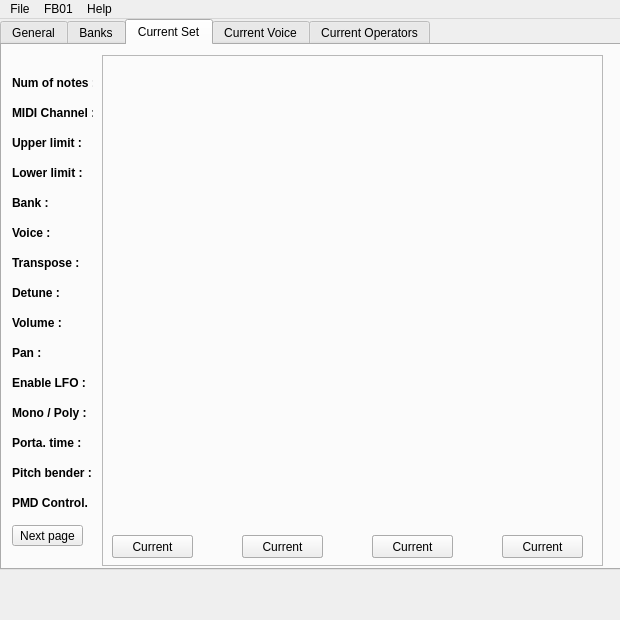
<?xml version="1.0" encoding="UTF-8"?>
<ui version="4.0">
 <class>MainWindow</class>
 <widget class="QMainWindow" name="MainWindow">
  <property name="geometry">
   <rect>
    <x>0</x>
    <y>0</y>
    <width>620</width>
    <height>620</height>
   </rect>
  </property>
  <property name="maximumSize">
   <size>
    <width>620</width>
    <height>620</height>
   </size>
  </property>
  <property name="windowTitle">
   <string>FB01 : Sound Editor</string>
  </property>
  <widget class="QWidget" name="centralWidget">
   <property name="sizePolicy">
    <sizepolicy hsizetype="Expanding" vsizetype="Expanding">
     <horstretch>1</horstretch>
     <verstretch>1</verstretch>
    </sizepolicy>
   </property>
   <property name="maximumSize">
    <size>
     <width>620</width>
     <height>620</height>
    </size>
   </property>
   <widget class="QTabWidget" name="tabWidget">
    <property name="geometry">
     <rect>
      <x>0</x>
      <y>0</y>
      <width>641</width>
      <height>551</height>
     </rect>
    </property>
    <property name="sizePolicy">
     <sizepolicy hsizetype="Expanding" vsizetype="Expanding">
      <horstretch>0</horstretch>
      <verstretch>0</verstretch>
     </sizepolicy>
    </property>
    <property name="maximumSize">
     <size>
      <width>65535</width>
      <height>65535</height>
     </size>
    </property>
    <property name="autoFillBackground">
     <bool>false</bool>
    </property>
    <property name="currentIndex">
     <number>2</number>
    </property>
    <widget class="QWidget" name="tab_general">
     <property name="enabled">
      <bool>true</bool>
     </property>
     <attribute name="title">
      <string>General</string>
     </attribute>
     <widget class="QGroupBox" name="grpBox_MIDI">
      <property name="geometry">
       <rect>
        <x>20</x>
        <y>50</y>
        <width>321</width>
        <height>111</height>
       </rect>
      </property>
      <property name="title">
       <string>MIDI Ports</string>
      </property>
      <widget class="QComboBox" name="cmbBox_MIDIIn">
       <property name="geometry">
        <rect>
         <x>50</x>
         <y>21</y>
         <width>261</width>
         <height>21</height>
        </rect>
       </property>
       <property name="maxVisibleItems">
        <number>15</number>
       </property>
       <property name="frame">
        <bool>true</bool>
       </property>
      </widget>
      <widget class="QComboBox" name="cmbBox_MIDIOut">
       <property name="geometry">
        <rect>
         <x>50</x>
         <y>50</y>
         <width>261</width>
         <height>21</height>
        </rect>
       </property>
       <property name="maxVisibleItems">
        <number>15</number>
       </property>
       <property name="frame">
        <bool>true</bool>
       </property>
      </widget>
      <widget class="QPushButton" name="pshBut_refresh_midi">
       <property name="geometry">
        <rect>
         <x>10</x>
         <y>80</y>
         <width>75</width>
         <height>23</height>
        </rect>
       </property>
       <property name="text">
        <string>Refresh</string>
       </property>
      </widget>
      <widget class="QSpinBox" name="spnBox_syschan">
       <property name="geometry">
        <rect>
         <x>230</x>
         <y>80</y>
         <width>81</width>
         <height>22</height>
        </rect>
       </property>
       <property name="minimum">
        <number>1</number>
       </property>
       <property name="maximum">
        <number>16</number>
       </property>
       <property name="value">
        <number>1</number>
       </property>
      </widget>
      <widget class="QLabel" name="lbl_syschan">
       <property name="geometry">
        <rect>
         <x>120</x>
         <y>80</y>
         <width>101</width>
         <height>20</height>
        </rect>
       </property>
       <property name="font">
        <font>
         <weight>75</weight>
         <bold>true</bold>
        </font>
       </property>
       <property name="text">
        <string>System channel :</string>
       </property>
      </widget>
      <widget class="QLabel" name="lbl_MIDIIn">
       <property name="geometry">
        <rect>
         <x>10</x>
         <y>22</y>
         <width>21</width>
         <height>16</height>
        </rect>
       </property>
       <property name="font">
        <font>
         <weight>75</weight>
         <bold>true</bold>
        </font>
       </property>
       <property name="text">
        <string>IN :</string>
       </property>
      </widget>
      <widget class="QLabel" name="lbl_MIDIIn_2">
       <property name="geometry">
        <rect>
         <x>10</x>
         <y>52</y>
         <width>31</width>
         <height>16</height>
        </rect>
       </property>
       <property name="font">
        <font>
         <weight>75</weight>
         <bold>true</bold>
        </font>
       </property>
       <property name="text">
        <string>OUT :</string>
       </property>
      </widget>
     </widget>
     <widget class="QGroupBox" name="grpBox_config">
      <property name="geometry">
       <rect>
        <x>360</x>
        <y>20</y>
        <width>231</width>
        <height>171</height>
       </rect>
      </property>
      <property name="title">
       <string>Configuration</string>
      </property>
      <widget class="QLabel" name="lbl_combine">
       <property name="geometry">
        <rect>
         <x>10</x>
         <y>20</y>
         <width>101</width>
         <height>16</height>
        </rect>
       </property>
       <property name="font">
        <font>
         <weight>75</weight>
         <bold>true</bold>
        </font>
       </property>
       <property name="text">
        <string>Combine mode :</string>
       </property>
      </widget>
      <widget class="QLabel" name="lbl_reception">
       <property name="geometry">
        <rect>
         <x>10</x>
         <y>50</y>
         <width>101</width>
         <height>16</height>
        </rect>
       </property>
       <property name="font">
        <font>
         <weight>75</weight>
         <bold>true</bold>
        </font>
       </property>
       <property name="text">
        <string>Reception mode :</string>
       </property>
      </widget>
      <widget class="QComboBox" name="cmbBox_reception">
       <property name="geometry">
        <rect>
         <x>140</x>
         <y>50</y>
         <width>81</width>
         <height>22</height>
        </rect>
       </property>
       <item>
        <property name="text">
         <string>All</string>
        </property>
       </item>
       <item>
        <property name="text">
         <string>Even</string>
        </property>
       </item>
       <item>
        <property name="text">
         <string>Odd</string>
        </property>
       </item>
      </widget>
      <widget class="QPushButton" name="pshBut_combine">
       <property name="geometry">
        <rect>
         <x>140</x>
         <y>20</y>
         <width>81</width>
         <height>21</height>
        </rect>
       </property>
       <property name="text">
        <string>Enable</string>
       </property>
       <property name="checkable">
        <bool>true</bool>
       </property>
      </widget>
      <widget class="QPushButton" name="pshBut_memory">
       <property name="geometry">
        <rect>
         <x>140</x>
         <y>80</y>
         <width>81</width>
         <height>21</height>
        </rect>
       </property>
       <property name="text">
        <string>Enable</string>
       </property>
       <property name="checkable">
        <bool>true</bool>
       </property>
      </widget>
      <widget class="QLabel" name="lbl_memory">
       <property name="geometry">
        <rect>
         <x>10</x>
         <y>80</y>
         <width>101</width>
         <height>21</height>
        </rect>
       </property>
       <property name="font">
        <font>
         <weight>75</weight>
         <bold>true</bold>
        </font>
       </property>
       <property name="text">
        <string>Memory protect :</string>
       </property>
      </widget>
      <widget class="QSpinBox" name="spnBox_confnum">
       <property name="geometry">
        <rect>
         <x>140</x>
         <y>110</y>
         <width>81</width>
         <height>22</height>
        </rect>
       </property>
       <property name="minimum">
        <number>0</number>
       </property>
       <property name="maximum">
        <number>19</number>
       </property>
       <property name="value">
        <number>0</number>
       </property>
      </widget>
      <widget class="QLabel" name="lbl_confnum">
       <property name="geometry">
        <rect>
         <x>10</x>
         <y>110</y>
         <width>101</width>
         <height>20</height>
        </rect>
       </property>
       <property name="font">
        <font>
         <weight>75</weight>
         <bold>true</bold>
        </font>
       </property>
       <property name="text">
        <string>Config. number :</string>
       </property>
      </widget>
      <widget class="QLabel" name="lbl_mastvol">
       <property name="geometry">
        <rect>
         <x>10</x>
         <y>140</y>
         <width>101</width>
         <height>20</height>
        </rect>
       </property>
       <property name="font">
        <font>
         <weight>75</weight>
         <bold>true</bold>
        </font>
       </property>
       <property name="text">
        <string>Master volume :</string>
       </property>
      </widget>
      <widget class="QSlider" name="hzSlider_mastvol">
       <property name="geometry">
        <rect>
         <x>140</x>
         <y>140</y>
         <width>81</width>
         <height>21</height>
        </rect>
       </property>
       <property name="maximum">
        <number>127</number>
       </property>
       <property name="orientation">
        <enum>Qt::Horizontal</enum>
       </property>
      </widget>
     </widget>
    </widget>
    <widget class="QWidget" name="tab_banks">
     <attribute name="title">
      <string>Banks</string>
     </attribute>
     <widget class="QTableView" name="tabView_bank">
      <property name="geometry">
       <rect>
        <x>10</x>
        <y>10</y>
        <width>601</width>
        <height>471</height>
       </rect>
      </property>
      <property name="verticalScrollBarPolicy">
       <enum>Qt::ScrollBarAlwaysOn</enum>
      </property>
      <property name="horizontalScrollBarPolicy">
       <enum>Qt::ScrollBarAlwaysOn</enum>
      </property>
      <property name="selectionMode">
       <enum>QAbstractItemView::SingleSelection</enum>
      </property>
     </widget>
     <widget class="QPushButton" name="pshBut_refresh_bank">
      <property name="geometry">
       <rect>
        <x>10</x>
        <y>490</y>
        <width>75</width>
        <height>23</height>
       </rect>
      </property>
      <property name="text">
       <string>Refresh</string>
      </property>
     </widget>
     <widget class="QPushButton" name="pshBut_bybank">
      <property name="geometry">
       <rect>
        <x>350</x>
        <y>490</y>
        <width>75</width>
        <height>23</height>
       </rect>
      </property>
      <property name="text">
       <string>Bank</string>
      </property>
      <property name="checkable">
       <bool>true</bool>
      </property>
     </widget>
     <widget class="QLabel" name="label_sort">
      <property name="geometry">
       <rect>
        <x>290</x>
        <y>494</y>
        <width>46</width>
        <height>14</height>
       </rect>
      </property>
      <property name="font">
       <font>
        <weight>75</weight>
        <bold>true</bold>
       </font>
      </property>
      <property name="text">
       <string>Sort by :</string>
      </property>
     </widget>
     <widget class="QPushButton" name="pshBut_bypatch">
      <property name="geometry">
       <rect>
        <x>440</x>
        <y>490</y>
        <width>71</width>
        <height>23</height>
       </rect>
      </property>
      <property name="text">
       <string>Patch</string>
      </property>
      <property name="checkable">
       <bool>true</bool>
      </property>
     </widget>
     <widget class="QPushButton" name="pshBut_bystyle">
      <property name="geometry">
       <rect>
        <x>530</x>
        <y>490</y>
        <width>75</width>
        <height>23</height>
       </rect>
      </property>
      <property name="text">
       <string>Style</string>
      </property>
      <property name="checkable">
       <bool>true</bool>
      </property>
     </widget>
    </widget>
    <widget class="QWidget" name="tab_set">
     <attribute name="title">
      <string>Current Set</string>
     </attribute>
     <widget class="QLabel" name="lbl_notes">
      <property name="geometry">
       <rect>
        <x>10</x>
        <y>30</y>
        <width>81</width>
        <height>16</height>
       </rect>
      </property>
      <property name="font">
       <font>
        <weight>75</weight>
        <bold>true</bold>
       </font>
      </property>
      <property name="text">
       <string>Num of notes :</string>
      </property>
     </widget>
     <widget class="QLabel" name="lbl_midichan">
      <property name="geometry">
       <rect>
        <x>10</x>
        <y>60</y>
        <width>81</width>
        <height>16</height>
       </rect>
      </property>
      <property name="font">
       <font>
        <weight>75</weight>
        <bold>true</bold>
       </font>
      </property>
      <property name="text">
       <string>MIDI Channel :</string>
      </property>
     </widget>
     <widget class="QLabel" name="lbl_upper">
      <property name="geometry">
       <rect>
        <x>10</x>
        <y>90</y>
        <width>81</width>
        <height>16</height>
       </rect>
      </property>
      <property name="font">
       <font>
        <weight>75</weight>
        <bold>true</bold>
       </font>
      </property>
      <property name="text">
       <string>Upper limit :</string>
      </property>
     </widget>
     <widget class="QLabel" name="lbl_lower">
      <property name="geometry">
       <rect>
        <x>10</x>
        <y>120</y>
        <width>81</width>
        <height>16</height>
       </rect>
      </property>
      <property name="font">
       <font>
        <weight>75</weight>
        <bold>true</bold>
       </font>
      </property>
      <property name="text">
       <string>Lower limit :</string>
      </property>
     </widget>
     <widget class="QLabel" name="lbl_bank">
      <property name="geometry">
       <rect>
        <x>10</x>
        <y>150</y>
        <width>81</width>
        <height>16</height>
       </rect>
      </property>
      <property name="font">
       <font>
        <weight>75</weight>
        <bold>true</bold>
       </font>
      </property>
      <property name="text">
       <string>Bank :</string>
      </property>
     </widget>
     <widget class="QLabel" name="lbl_voice">
      <property name="geometry">
       <rect>
        <x>10</x>
        <y>180</y>
        <width>81</width>
        <height>16</height>
       </rect>
      </property>
      <property name="font">
       <font>
        <weight>75</weight>
        <bold>true</bold>
       </font>
      </property>
      <property name="text">
       <string>Voice :</string>
      </property>
     </widget>
     <widget class="QLabel" name="lbl_detune">
      <property name="geometry">
       <rect>
        <x>10</x>
        <y>240</y>
        <width>81</width>
        <height>16</height>
       </rect>
      </property>
      <property name="font">
       <font>
        <weight>75</weight>
        <bold>true</bold>
       </font>
      </property>
      <property name="text">
       <string>Detune :</string>
      </property>
     </widget>
     <widget class="QLabel" name="lbl_voice_2">
      <property name="geometry">
       <rect>
        <x>10</x>
        <y>210</y>
        <width>81</width>
        <height>16</height>
       </rect>
      </property>
      <property name="font">
       <font>
        <weight>75</weight>
        <bold>true</bold>
       </font>
      </property>
      <property name="text">
       <string>Transpose :</string>
      </property>
     </widget>
     <widget class="QLabel" name="lbl_volume">
      <property name="geometry">
       <rect>
        <x>10</x>
        <y>270</y>
        <width>81</width>
        <height>16</height>
       </rect>
      </property>
      <property name="font">
       <font>
        <weight>75</weight>
        <bold>true</bold>
       </font>
      </property>
      <property name="text">
       <string>Volume :</string>
      </property>
     </widget>
     <widget class="QLabel" name="lbl_pan">
      <property name="geometry">
       <rect>
        <x>10</x>
        <y>300</y>
        <width>81</width>
        <height>16</height>
       </rect>
      </property>
      <property name="font">
       <font>
        <weight>75</weight>
        <bold>true</bold>
       </font>
      </property>
      <property name="text">
       <string>Pan :</string>
      </property>
     </widget>
     <widget class="QLabel" name="lbl_LFO">
      <property name="geometry">
       <rect>
        <x>10</x>
        <y>330</y>
        <width>81</width>
        <height>16</height>
       </rect>
      </property>
      <property name="font">
       <font>
        <weight>75</weight>
        <bold>true</bold>
       </font>
      </property>
      <property name="text">
       <string>Enable LFO :</string>
      </property>
     </widget>
     <widget class="QLabel" name="lbl_porta">
      <property name="geometry">
       <rect>
        <x>10</x>
        <y>390</y>
        <width>81</width>
        <height>16</height>
       </rect>
      </property>
      <property name="font">
       <font>
        <weight>75</weight>
        <bold>true</bold>
       </font>
      </property>
      <property name="text">
       <string>Porta. time :</string>
      </property>
     </widget>
     <widget class="QLabel" name="lbl_pitch">
      <property name="geometry">
       <rect>
        <x>10</x>
        <y>420</y>
        <width>81</width>
        <height>16</height>
       </rect>
      </property>
      <property name="font">
       <font>
        <weight>75</weight>
        <bold>true</bold>
       </font>
      </property>
      <property name="text">
       <string>Pitch bender :</string>
      </property>
     </widget>
     <widget class="QLabel" name="lbl_poly">
      <property name="geometry">
       <rect>
        <x>10</x>
        <y>360</y>
        <width>81</width>
        <height>16</height>
       </rect>
      </property>
      <property name="font">
       <font>
        <weight>75</weight>
        <bold>true</bold>
       </font>
      </property>
      <property name="text">
       <string>Mono / Poly :</string>
      </property>
     </widget>
     <widget class="QLabel" name="lbl_pmdctl">
      <property name="geometry">
       <rect>
        <x>10</x>
        <y>450</y>
        <width>81</width>
        <height>16</height>
       </rect>
      </property>
      <property name="font">
       <font>
        <weight>75</weight>
        <bold>true</bold>
       </font>
      </property>
      <property name="text">
       <string>PMD Control.</string>
      </property>
     </widget>
     <widget class="QPushButton" name="pshBut_next">
      <property name="geometry">
       <rect>
        <x>10</x>
        <y>480</y>
        <width>71</width>
        <height>21</height>
       </rect>
      </property>
      <property name="text">
       <string>Next page</string>
      </property>
     </widget>
     <widget class="QFrame" name="frame_page_1">
      <property name="geometry">
       <rect>
        <x>100</x>
        <y>10</y>
        <width>501</width>
        <height>511</height>
       </rect>
      </property>
      <property name="frameShape">
       <enum>QFrame::StyledPanel</enum>
      </property>
      <property name="frameShadow">
       <enum>QFrame::Raised</enum>
      </property>
      <widget class="QInstrument" name="widget_instru_4" native="true">
       <property name="geometry">
        <rect>
         <x>390</x>
         <y>0</y>
         <width>111</width>
         <height>474</height>
        </rect>
       </property>
      </widget>
      <widget class="QInstrument" name="widget_instru_1" native="true">
       <property name="geometry">
        <rect>
         <x>0</x>
         <y>0</y>
         <width>111</width>
         <height>474</height>
        </rect>
       </property>
      </widget>
      <widget class="QInstrument" name="widget_instru_2" native="true">
       <property name="geometry">
        <rect>
         <x>130</x>
         <y>0</y>
         <width>111</width>
         <height>474</height>
        </rect>
       </property>
      </widget>
      <widget class="QInstrument" name="widget_instru_3" native="true">
       <property name="geometry">
        <rect>
         <x>260</x>
         <y>0</y>
         <width>111</width>
         <height>474</height>
        </rect>
       </property>
      </widget>
      <widget class="QPushButton" name="pshBut_current_4">
       <property name="geometry">
        <rect>
         <x>400</x>
         <y>480</y>
         <width>81</width>
         <height>23</height>
        </rect>
       </property>
       <property name="text">
        <string>Current</string>
       </property>
       <property name="checkable">
        <bool>true</bool>
       </property>
      </widget>
      <widget class="QPushButton" name="pshBut_current_2">
       <property name="geometry">
        <rect>
         <x>140</x>
         <y>480</y>
         <width>81</width>
         <height>23</height>
        </rect>
       </property>
       <property name="text">
        <string>Current</string>
       </property>
       <property name="checkable">
        <bool>true</bool>
       </property>
      </widget>
      <widget class="QPushButton" name="pshBut_current_3">
       <property name="geometry">
        <rect>
         <x>270</x>
         <y>480</y>
         <width>81</width>
         <height>23</height>
        </rect>
       </property>
       <property name="text">
        <string>Current</string>
       </property>
       <property name="checkable">
        <bool>true</bool>
       </property>
      </widget>
      <widget class="QPushButton" name="pshBut_current_1">
       <property name="geometry">
        <rect>
         <x>10</x>
         <y>480</y>
         <width>81</width>
         <height>23</height>
        </rect>
       </property>
       <property name="text">
        <string>Current</string>
       </property>
       <property name="checkable">
        <bool>true</bool>
       </property>
      </widget>
     </widget>
     <widget class="QFrame" name="frame_page_2">
      <property name="geometry">
       <rect>
        <x>100</x>
        <y>10</y>
        <width>501</width>
        <height>511</height>
       </rect>
      </property>
      <property name="frameShape">
       <enum>QFrame::StyledPanel</enum>
      </property>
      <property name="frameShadow">
       <enum>QFrame::Raised</enum>
      </property>
      <widget class="QInstrument" name="widget_instru_8" native="true">
       <property name="geometry">
        <rect>
         <x>390</x>
         <y>0</y>
         <width>111</width>
         <height>474</height>
        </rect>
       </property>
      </widget>
      <widget class="QInstrument" name="widget_instru_5" native="true">
       <property name="geometry">
        <rect>
         <x>0</x>
         <y>0</y>
         <width>111</width>
         <height>474</height>
        </rect>
       </property>
      </widget>
      <widget class="QInstrument" name="widget_instru_6" native="true">
       <property name="geometry">
        <rect>
         <x>130</x>
         <y>0</y>
         <width>111</width>
         <height>474</height>
        </rect>
       </property>
      </widget>
      <widget class="QInstrument" name="widget_instru_7" native="true">
       <property name="geometry">
        <rect>
         <x>260</x>
         <y>0</y>
         <width>111</width>
         <height>474</height>
        </rect>
       </property>
      </widget>
      <widget class="QPushButton" name="pshBut_current_8">
       <property name="geometry">
        <rect>
         <x>400</x>
         <y>480</y>
         <width>81</width>
         <height>23</height>
        </rect>
       </property>
       <property name="text">
        <string>Current</string>
       </property>
       <property name="checkable">
        <bool>true</bool>
       </property>
      </widget>
      <widget class="QPushButton" name="pshBut_current_6">
       <property name="geometry">
        <rect>
         <x>140</x>
         <y>480</y>
         <width>81</width>
         <height>23</height>
        </rect>
       </property>
       <property name="text">
        <string>Current</string>
       </property>
       <property name="checkable">
        <bool>true</bool>
       </property>
      </widget>
      <widget class="QPushButton" name="pshBut_current_7">
       <property name="geometry">
        <rect>
         <x>270</x>
         <y>480</y>
         <width>81</width>
         <height>23</height>
        </rect>
       </property>
       <property name="text">
        <string>Current</string>
       </property>
       <property name="checkable">
        <bool>true</bool>
       </property>
      </widget>
      <widget class="QPushButton" name="pshBut_current_5">
       <property name="geometry">
        <rect>
         <x>10</x>
         <y>480</y>
         <width>81</width>
         <height>23</height>
        </rect>
       </property>
       <property name="text">
        <string>Current</string>
       </property>
       <property name="checkable">
        <bool>true</bool>
       </property>
      </widget>
     </widget>
    </widget>
    <widget class="QWidget" name="tab_voice">
     <attribute name="title">
      <string>Current Voice</string>
     </attribute>
     <widget class="QVoice" name="widget_voice" native="true">
      <property name="geometry">
       <rect>
        <x>30</x>
        <y>20</y>
        <width>564</width>
        <height>264</height>
       </rect>
      </property>
     </widget>
    </widget>
    <widget class="QWidget" name="tab_operas">
     <attribute name="title">
      <string>Current Operators</string>
     </attribute>
     <widget class="QOperateur" name="widget_opera_1" native="true">
      <property name="geometry">
       <rect>
        <x>30</x>
        <y>20</y>
        <width>264</width>
        <height>224</height>
       </rect>
      </property>
      <widget class="QPushButton" name="pshBut_OPon_1">
       <property name="geometry">
        <rect>
         <x>210</x>
         <y>32</y>
         <width>41</width>
         <height>31</height>
        </rect>
       </property>
       <property name="text">
        <string>On</string>
       </property>
       <property name="checkable">
        <bool>true</bool>
       </property>
      </widget>
     </widget>
     <widget class="QOperateur" name="widget_opera_2" native="true">
      <property name="geometry">
       <rect>
        <x>330</x>
        <y>20</y>
        <width>264</width>
        <height>224</height>
       </rect>
      </property>
      <widget class="QPushButton" name="pshBut_OPon_2">
       <property name="geometry">
        <rect>
         <x>210</x>
         <y>32</y>
         <width>41</width>
         <height>31</height>
        </rect>
       </property>
       <property name="text">
        <string>On</string>
       </property>
       <property name="checkable">
        <bool>true</bool>
       </property>
      </widget>
     </widget>
     <widget class="QOperateur" name="widget_opera_3" native="true">
      <property name="geometry">
       <rect>
        <x>30</x>
        <y>270</y>
        <width>264</width>
        <height>224</height>
       </rect>
      </property>
      <widget class="QPushButton" name="pshBut_OPon_3">
       <property name="geometry">
        <rect>
         <x>210</x>
         <y>32</y>
         <width>41</width>
         <height>31</height>
        </rect>
       </property>
       <property name="text">
        <string>On</string>
       </property>
       <property name="checkable">
        <bool>true</bool>
       </property>
      </widget>
     </widget>
     <widget class="QOperateur" name="widget_opera_4" native="true">
      <property name="geometry">
       <rect>
        <x>330</x>
        <y>270</y>
        <width>264</width>
        <height>224</height>
       </rect>
      </property>
      <widget class="QPushButton" name="pshBut_OPon_4">
       <property name="geometry">
        <rect>
         <x>210</x>
         <y>32</y>
         <width>41</width>
         <height>31</height>
        </rect>
       </property>
       <property name="text">
        <string>On</string>
       </property>
       <property name="checkable">
        <bool>true</bool>
       </property>
      </widget>
     </widget>
    </widget>
   </widget>
   <widget class="QClavier" name="lbl_clavier">
    <property name="geometry">
     <rect>
      <x>10</x>
      <y>550</y>
      <width>601</width>
      <height>51</height>
     </rect>
    </property>
    <property name="mouseTracking">
     <bool>true</bool>
    </property>
    <property name="text">
     <string/>
    </property>
    <property name="pixmap">
     <pixmap>:/imgs/clavier.bmp</pixmap>
    </property>
   </widget>
  </widget>
  <widget class="QMenuBar" name="menuBar">
   <property name="geometry">
    <rect>
     <x>0</x>
     <y>0</y>
     <width>620</width>
     <height>21</height>
    </rect>
   </property>
   <widget class="QMenu" name="menuFichier">
    <property name="title">
     <string>File</string>
    </property>
    <addaction name="actionLoad_set"/>
    <addaction name="actionSave_set"/>
    <addaction name="separator"/>
    <addaction name="actionLoad_voice"/>
    <addaction name="actionSave_voice"/>
    <addaction name="separator"/>
    <addaction name="actionQuit"/>
   </widget>
   <widget class="QMenu" name="menuHelp">
    <property name="title">
     <string>Help</string>
    </property>
    <addaction name="actionAbout"/>
    <addaction name="actionRead_this"/>
    <addaction name="separator"/>
    <addaction name="actionOnline_help"/>
   </widget>
   <widget class="QMenu" name="menuFB01">
    <property name="title">
     <string>FB01</string>
    </property>
    <addaction name="actionSend_current_set"/>
    <addaction name="actionSend_current_voice"/>
    <addaction name="actionSend_current_operators"/>
    <addaction name="separator"/>
    <addaction name="actionGet_current_set"/>
    <addaction name="actionGet_current_voice"/>
    <addaction name="actionGet_current_operators"/>
   </widget>
   <addaction name="menuFichier"/>
   <addaction name="menuFB01"/>
   <addaction name="menuHelp"/>
  </widget>
  <action name="actionQuit">
   <property name="text">
    <string>Quit</string>
   </property>
  </action>
  <action name="actionAbout">
   <property name="text">
    <string>About ...</string>
   </property>
  </action>
  <action name="actionOnline_help">
   <property name="text">
    <string>Online help ...</string>
   </property>
  </action>
  <action name="actionLoad_set">
   <property name="text">
    <string>Load set ...</string>
   </property>
  </action>
  <action name="actionSave_set">
   <property name="text">
    <string>Save set ...</string>
   </property>
  </action>
  <action name="actionLoad_voice">
   <property name="text">
    <string>Load voice ...</string>
   </property>
  </action>
  <action name="actionSave_voice">
   <property name="text">
    <string>Save voice ...</string>
   </property>
  </action>
  <action name="actionRead_this">
   <property name="text">
    <string>Read this ...</string>
   </property>
  </action>
  <action name="actionLoad_bank">
   <property name="text">
    <string>Load bank ...</string>
   </property>
  </action>
  <action name="actionSave_bank">
   <property name="text">
    <string>Save bank ...</string>
   </property>
  </action>
  <action name="actionSend_current_set">
   <property name="text">
    <string>Send current set</string>
   </property>
  </action>
  <action name="actionSend_current_voice">
   <property name="text">
    <string>Send current voice</string>
   </property>
  </action>
  <action name="actionSend_current_operators">
   <property name="text">
    <string>Send current operators</string>
   </property>
  </action>
  <action name="actionGet_current_set">
   <property name="text">
    <string>Get current set</string>
   </property>
  </action>
  <action name="actionGet_current_voice">
   <property name="text">
    <string>Get current voice</string>
   </property>
  </action>
  <action name="actionGet_current_operators">
   <property name="text">
    <string>Get current operators</string>
   </property>
  </action>
 </widget>
 <layoutdefault spacing="6" margin="11"/>
 <customwidgets>
  <customwidget>
   <class>QClavier</class>
   <extends>QLabel</extends>
   <header>qclavier.h</header>
  </customwidget>
  <customwidget>
   <class>QInstrument</class>
   <extends>QWidget</extends>
   <header>qinstrument.h</header>
   <container>1</container>
  </customwidget>
  <customwidget>
   <class>QOperateur</class>
   <extends>QWidget</extends>
   <header>qoperateur.h</header>
   <container>1</container>
  </customwidget>
  <customwidget>
   <class>QVoice</class>
   <extends>QWidget</extends>
   <header>qvoice.h</header>
   <container>1</container>
  </customwidget>
 </customwidgets>
 <resources/>
 <connections/>
</ui>
